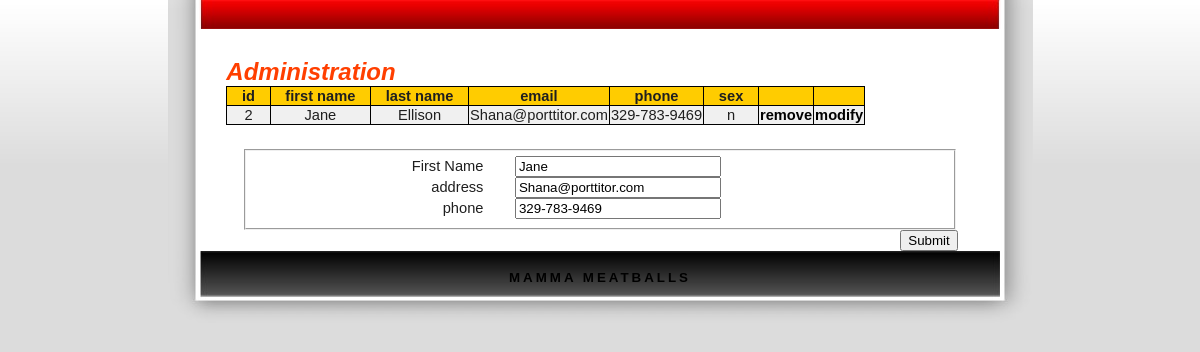
The page /website/table/goldenMTable.php?m=2 on the database its author committed.
### tables this page shows
CREATE TABLE IF NOT EXISTS `golden`
(
    `g_id`          INTEGER PRIMARY KEY AUTO_INCREMENT,
    firstname      VARCHAR(45)     NOT NULL,
    `lastname`      VARCHAR(45)     NOT NULL,
    `email`         VARCHAR(45)     NOT NULL,
    phone           CHAR(12)        NULL, 
    `sex`           CHAR(1)    NOT NULL
);

### src/Logger.php (called while the page is built, shortened)
<?php
include_once("MeatballsUser.php");
class Logger
{
    private static $singleton;
    public static function getSingleInstance()
    {
        $argc = func_num_args();
        $args = func_get_args();
        if (self::$singleton === null)
        {
            if ($argc == 0)
            {
                self::$singleton = new Logger();
            }
            else
            {
                self::$singleton = new Logger($args[0]);
            }
            self::$singleton->write("\n[".__CLASS__."] +++ Logger instanciated +++");
        }
        return self::$singleton;
    }
    private function __construct()
    {
        $this->filename = $this->getLogFilePath();
        $this->fd = fopen($this->filename, 'w') or die('Cannot open the log file: ' . $this->filename);
    }
    private function getLogFilePath()
    {
        $filename = $_SERVER['DOCUMENT_ROOT'];
        if (!file_exists($filename)) {
            $filename = getcwd() . "/log/phpunit_log";
        } else {
            $filename .= "/comp353-project/log/log";
        }
        return $filename;
    }
}
?>

### src/MeatballsUser.php (called while the page is built, shortened)
<?php
class MeatballUser
{
    public static function removeTrailingSlash(&$str)
    {
        return $str;
    }
}
?>

### src/IQuery.php (called while the page is built, shortened)
<?php
include_once("MySqlConnection.php");
include_once("ConfigLoader.php");
abstract class IQuery
{
    static protected $mysql;
    public function __construct()
    {
		$this->logger = Logger::getSingleInstance();
        $config_path = $_SERVER['DOCUMENT_ROOT'];
        $config_path .= '/comp353-project/src/project.config.xml';
        $loader = new ConfigLoader($config_path, "localhost");
        if (!isset(self::$mysql)) {
            self::$mysql = new MySqlConnection($loader->getHost(),
                                               $loader->getUsername(),
                                               $loader->getPassword(),
                                               $loader->getDatabase());
        }
    }
    public function execute()
    {
        $this->result = self::$mysql->execute($this->getQueryString());
        return $this->result;
    }
}
?>

### src/ConfigLoader.php (called while the page is built, shortened)
<?php
class ConfigLoader
{
    private $host;
    private $username;
    private $password;
    private $database;
    public function __construct($config_file_path, $myConfigName)
    {
        $this->logger = Logger::getSingleInstance();
        if (file_exists($config_file_path)) {
            $xml = simplexml_load_file($config_file_path);
        } else {
            exit('Failed to open '.$config_file_path."\n");
        }
        $xpath = ($xml->xpath('/configurations/configuration[name="' . $myConfigName . '"]'));
        if (isset($xpath[0])) {
            $node = $xpath[0];
        } else {
            $msg = "[ERROR]::[" . __CLASS__ . "]" . " The xpath query returned empty";
            $this->logger->write($msg);
            print_r($xpath);
            exit($msg);
        }
        $this->host = $node->host;
        $this->username = $node->username;
        $this->database = $node->database;
    }
    public function getHost()
    {
        return $this->host;
    }
    public function getUsername()
    {
        return $this->username;
    }
    public function getPassword()
    {
        return $this->password;
    }
    public function getDatabase()
    {
        return $this->database;
    }
}
?>

### src/MySqlConnection.php (called while the page is built, shortened)
<?php
class MySqlConnection
{
    private $host;
    private $username;
    private $db;
    private $password;
    private $connection;
    public function __construct()
    {
        $argc = func_num_args();
        $args = func_get_args();
        $this->logger = Logger::getSingleInstance();
        if (method_exists($this, $f = '__construct_' . $argc))
        {
            call_user_func_array(array($this, $f), $args);
        }
    }
    private function __construct_4($host, $uname, $password, $db)
    {
        $this->host = $host;
        $this->username = $uname;
        $this->db = $db;
        $this->password = $password;
    }
    private function connect()
    {
        $result = false;
        $this->connection = mysqli_connect($this->host,     $this->username,
                $this->password, $this->db);
        if ($this->connection)
        {
            $result = true;
        }
        return $result;
    }
    public function execute($query)
    {
        if ($this->connection) {
            $semicolons_count = substr_count($query, ';');
            if ($semicolons_count > 1)
            {
                $result = mysqli_multi_query($this->connection, $query);
                while (mysqli_more_results($this->connection) && mysqli_next_result($this->connection))
                {
                    if ($result = mysqli_store_result($this->connection)) {
                        if ($result->num_rows > 0) {
                            $return_a_result = $result;
                        } else {
                            mysqli_free_result($result);
                        }
                    }
                }
                if (isset($return_a_result)) {
                    $result = $return_a_result;
                } else {
                    $result = true;
                }
            } else {
                $result = mysqli_query($this->connection, $query);
            }
        }
        return $result;
    }
    public function __toString()
    {
        return $this->username . "@" . $this->host;
    }
}
?>

### src/CustomQuery.php (called while the page is built, shortened)
<?php
include_once("IQuery.php");
class CustomQuery extends IQuery
{
    private $query_string;
    public function __construct($query_string)
    {
        $this->query_string = $query_string;
    }
    public function getQueryString()
    {
        return $this->query_string;
    }
}
?>

### website/table/goldenMTable.php (the view, shortened to what this page needs)
<html>
<head>
  <link rel="stylesheet" href="stylesheet4.css" type="text/css">
<link rel="stylesheet" href="../css/domsort.css" type="text/css" />
</head>
<body>
<?php include_once("navigationBAR.php"); ?>
<section><h1>Administration</h1>
    <div id="thelist"><ul id="control">
            <li class="button" onclick="sortTable(0, 'num', '1');" ondblclick="sortTable(0, 'num', '-1');">id</li>
            <li class="button" onclick="sortTable(1, 'str', '1');" ondblclick="sortTable(1, 'str', '-1');">first name</li>
			<li class="button" onclick="sortTable(2, 'str', '1');" ondblclick="sortTable(2, 'str', '-1');">last name</li>
			<li class="button" onclick="sortTable(3, 'str', '1');" ondblclick="sortTable(3, 'str', '-1');">email</li>
			<li class="button" onclick="sortTable(4, 'str', '1');" ondblclick="sortTable(4, 'str', '-1');">phone</li>
			<li class="button" onclick="sortTable(5, 'str', '1');" ondblclick="sortTable(5, 'str', '-1');">sex</li>
            <li></li><li></li></ul><?php
			if(!isset($_GET['m']))
				$query = new CustomQuery("SELECT DISTINCT g_id, firstname, lastname, email, phone, sex FROM golden");
			else if(isset($_GET['m']))
				$query = new CustomQuery("SELECT DISTINCT g_id, firstname, lastname, email, phone, sex FROM golden where g_id='".$_GET['m']."'");
			if (!is_null($query))
					$result = $query->execute();
			if(isset($result))
				while($row = mysqli_fetch_row($result))
				{
				echo "<ul>";
				foreach ($row as $field) {
					echo "<li>" . $field . "</li>" ;
				}
						echo "<li><a onclick='remC()' href='remove.php?id=". $row[0] ."-golden'>remove</a></li>
						<li><a href='".$_SESSION['referrer']."?m=$row[0]'>modify</a></li></ul>";
				}
			if(isset($_GET['m'])){
				$query = new CustomQuery("SELECT * from golden where g_id='".$_GET['m']."';");
				$result = $query->execute();
				$row = mysqli_fetch_row($result);
				echo '</div></section>
					<div><form action="modify.php" method="post" name="form1" id="form1">
						<fieldset>
							<label for="firstN">First Name</label>
								<input name="namem" value="'.$row[1].'" placeholder="firstName" required="true" pattern="[A-z]{2,25}" type="text" /><br />
							<label for="address">address</label>
								<input name="emailm" value="'.$row[3].'" placeholder="email" required="true" pattern="[A-z_0-9]+@[A-z]{2,20}.[A-z]{2,4}" type="text" /><br />
							<label for="phone">phone</label>
								<input name="phonem" value="'.$row[4].'" placeholder="###-###-####" required="true" pattern="[0-9]{3}([0-9]{3}|\-[0-9]{3})([0-9]{4}|\-[0-9]{4})" title="phone" required="true" type="text" /><br />
						</fieldset>
							<input type="hidden" name="sidm" value="'.$row[0].'" />
							<input type="submit">
					</form></div>';
			}
        ?></div>
<?php include_once("navigationBAR2.php"); ?>
</body>
</html>

### website/table/stylesheet4.css (style rules this page uses)
form { width: 90%; margin: 0 auto; }
label, input { display: inline-block; }
label { width: 30%; text-align: right; }
label + input { width: 30%; margin: 0 30% 0 4%; }
input + input { float: right; }
section { margin:3%; text-align: center; }
body { margin: 0px; padding: 0px; color: #5F5F5F; background:url(../img/Tbg.jpg) repeat-x; background-color: #DCDCDC; font-family: "Trebuchet MS",verdana,arial,helvetica,sans-serif; font-size: 10pt; }
h1 { background-color: inherit; color: #FF3F00; font-family: "Trebuchet MS",verdana,arial,helvetica,sans-serif; font-size: 18pt; font-style: italic; text-align: left; margin: 0px; }
a:link,a:visited,a:active { color: #000000; background-color: inherit; text-decoration: none; font-weight: bold; }

### website/css/domsort.css (style rules this page uses)
div#thelist { display: table; border: solid; border-width: 1px; border-color: black; border-collapse: collapse; }
div#thelist ul { display: table-row; background-color:#f0f0f0; }
div#thelist ul li { display: table-cell; text-align: center; padding: 1px; border: thin solid black; }
div#thelist ul#control li { display: table-cell; text-align: center; font-weight: bold; padding-left: 1em; padding-right: 1em; background-color: #fc0; }

### website/table/goldenMTable.php (style rules this page uses)
label { width:33%; }

### rows shown on the page
golden: g_id "2", firstname "Jane", lastname "Ellison", email "Shana@porttitor.com", phone "329-783-9469", sex "n", namem "Jane", emailm "Shana@porttitor.com", phonem "329-783-9469"
